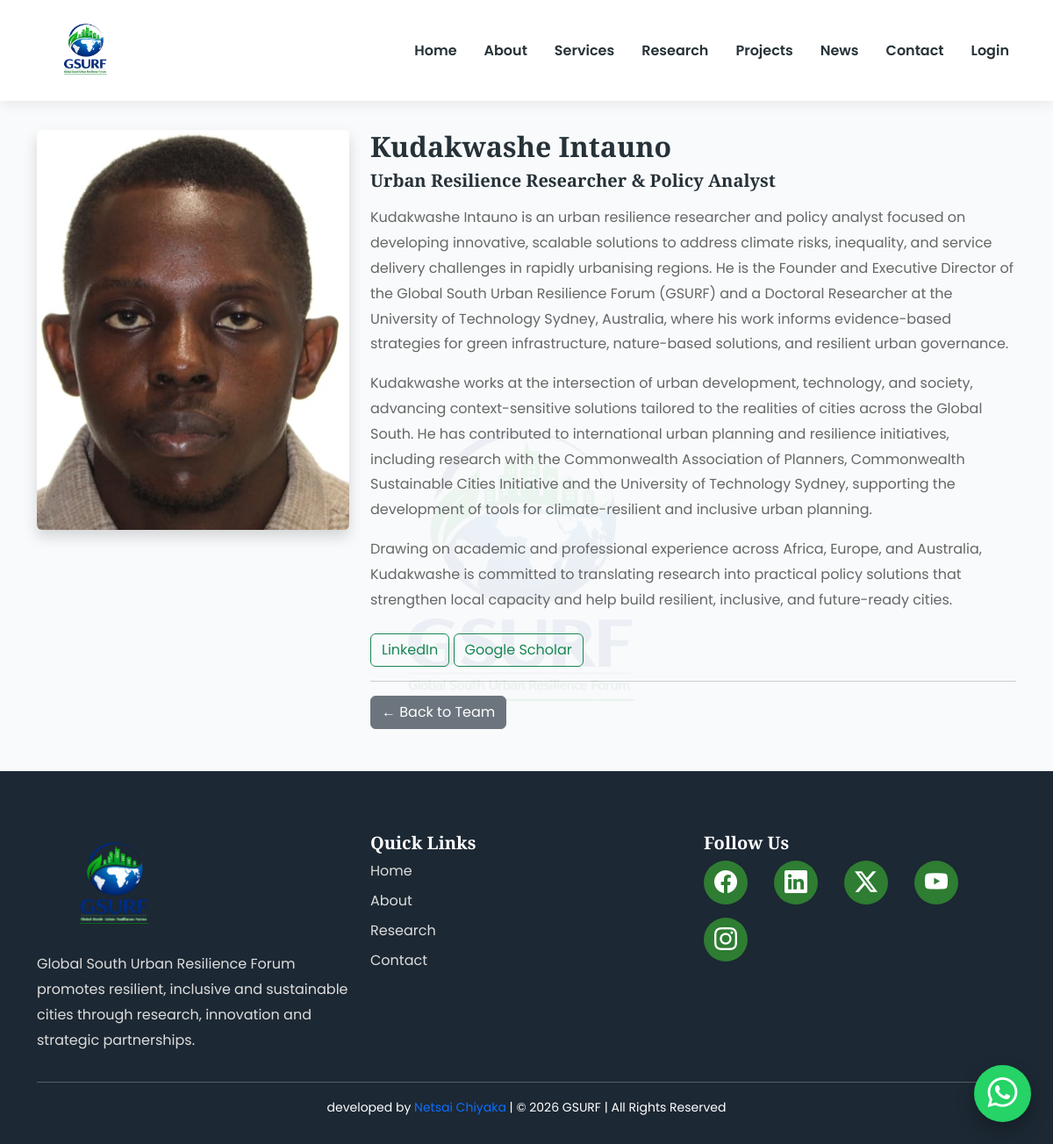
Screenshot of /team/4/ with the database file from the repository.
### core/models.py (models this page shows, shortened)
class TeamMember(models.Model):
    name = models.CharField(
        max_length=100
    )
    position = models.CharField(
        max_length=150
    )
    biography = models.TextField(
        help_text="Supports paragraphs. Use separate fields below for links."
    )
    photo = models.ImageField(
        upload_to="team/",
        blank=True,
        null=True
    )
    email = models.EmailField(
        blank=True
    )
    phone = models.CharField(
        max_length=20,
        blank=True
    )
    linkedin = models.URLField(
        blank=True,
        verbose_name="LinkedIn Profile"
    )
    google_scholar = models.URLField(
        blank=True,
        verbose_name="Google Scholar"
    )
    researchgate = models.URLField(
        blank=True,
        verbose_name="ResearchGate"
    )
    orcid = models.URLField(
        blank=True,
        verbose_name="ORCID"
    )
    website = models.URLField(
        blank=True,
        verbose_name="Personal Website"
    )
    expertise = models.CharField(
        max_length=255,
        blank=True,
        help_text="Example: Urban Planning, Climate Change, GIS"
    )
    display_order = models.PositiveIntegerField(
        default=0
    )
    is_active = models.BooleanField(
        default=True
    )
    created_at = models.DateTimeField(
        auto_now_add=True
    )
    class Meta:
        ordering = ["display_order", "name"]

### core/views.py (the view)
# urls.py: path("team/<int:id>/", views.team_detail, name="team_detail"),
def team_detail(request, id):
    member = get_object_or_404(TeamMember, id=id)
    return render(
        request,
        "team_detail.html",
        {
            "member": member
        }
    )

### templates/team_detail.html (shortened to what this page needs)
{% extends 'base.html' %}
{% block content %}
<section class="container py-5">
    <div class="row">
        <div class="col-md-4">
            {% if member.photo %}
            <img src="{{ member.photo.url }}" class="img-fluid rounded shadow" alt="{{ member.name }}">
            {% endif %}
        </div>
        <div class="col-md-8">
            <h2>{{ member.name }}</h2>
            <h5>{{ member.position }}</h5>
            <p>{{ member.biography|linebreaks }}</p>
            <div class="mt-4">
                {% if member.linkedin %}
                <a href="{{ member.linkedin }}" target="_blank" class="btn btn-outline-success">
                    LinkedIn
                </a>
                {% endif %}
                {% if member.google_scholar %}
                <a href="{{ member.google_scholar }}" target="_blank" class="btn btn-outline-success">
                    Google Scholar
                </a>
                {% endif %}
            </div>
            <hr>
            <a href="{% url 'about' %}" class="btn btn-secondary">
                ← Back to Team
            </a>
        </div>
    </div>
</section>
{% endblock %}

### static/css/style.css (style rules this page uses)
body { font-family:'Poppins',sans-serif; background:#f8fafb; color:#444; overflow-x:hidden; }
:root { --primary:#0b4f8c; --secondary:#2E7D32; --accent:#7CB342; --light:#F8FAFC; --white:#ffffff; --dark:#263238; --gray:#6c757d; }
section { padding:90px 0; }
h1,h2,h3,h4,h5 { font-family:'Playfair Display',serif; font-weight:700; color:var(--dark); }
p { line-height:1.8; color:#666; }
a { text-decoration:none; transition:.3s; }
img { max-width:100%; }

### rows the page displays
TeamMember: photo (picture), name "Kudakwashe Intauno", position "Urban Resilience Researcher & Policy Analyst", biography "Kudakwashe Intauno is an urban resilience researcher and policy analyst focused on developing innovative, scalable solutions to address climate risks, inequality, and service delivery challenges in rapidly urbanising regions. He is the Founder and Executive Director of the Global South Urban Resilience Forum (GSURF) and a Doctoral Researcher at the University of Technology Sydney, Australia, where his work informs evidence-based strategies for green infrastructure, nature-based solutions, and resilient urban governance. Kudakwashe works at the intersection of urban development, technology, and society, advancing context-sensitive solutions tailored to the realities of cities across the…"
